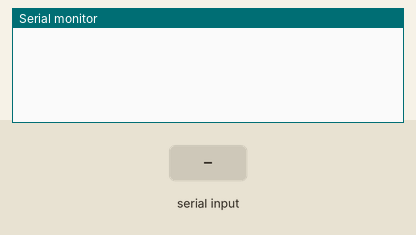
Recording of a sketch running on a simulated Arduino Mega 2560, built with avr-gcc and run on an emulated ATmega2560. Parts: the last lines printed to the serial monitor. The test bench sets the inputs (shaded band).

Above: at 1.2 s.
1.3 s: "<RESET>" received over the second serial link
At 2.2 s:
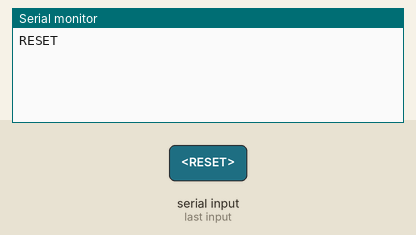
2.8 s: "<Reset>" received over the second serial link
At 3.4 s:
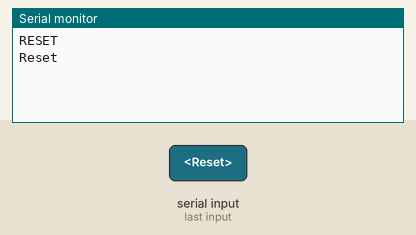
4.3 s: "<reset>" received over the second serial link
At 5.5 s:
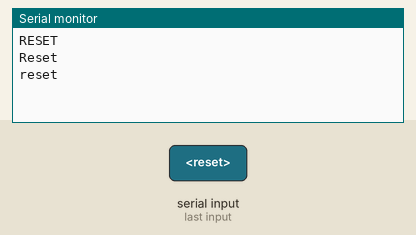
5.8 s: "<r>" received over the second serial link
At 6.9 s:
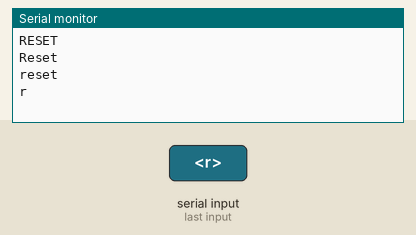

The sketch:

Teensy-toArduino_CORNBOT_IMU_FEEDTHROUGH_2024.ino
```cpp
//const byte numChars=32;
char receivedChars[200]; //array to store incoming commands from serial
char receivedChars2[10];
bool newRef=false; //check if command updated
bool newRef2=false;

void setup() {
  Serial1.begin(115200);
  Serial.begin(115200);
}

void loop() {
  readArduino();
  readMainSerialforReset();
}

void readArduino() {
  static bool recvInProgress=false;
  static byte ndx=0;
  char beginMarker = '<'; //required start Marker for command
  char endMarker = '>'; //required end Marker for command
  char rc;
  while (Serial1.available() > 0 && newRef == false) {
    rc=Serial1.read();
    if (recvInProgress==true) { //if the user has started entering new command
      if (rc != endMarker) { //and if that last character entered is not the terminating char
        receivedChars[ndx]=rc; //then add the character to our array
        ndx++; //increase the index
        //if (ndx >= numChars) {
        //  ndx = numChars -1;
        //}
      }
      else {
        receivedChars[ndx]='\0'; //terminate the string input
        recvInProgress = false;
        ndx=0; //reset to wait for next reference
        newRef=true; //tell the controller the reference has changed
      }
    }
    else if (rc==beginMarker) {
        recvInProgress=true; //user has started entering new command
    }
  }
  if (newRef==true) {
    Serial.println(receivedChars);
    receivedChars[0]='\0'; //reset the received character array
    newRef=false;
  }
}
void readMainSerialforReset() {
  static boolean recvInProgress2=false;
  static byte ndx2=0;
  char beginMarker2 = '<'; //required start Marker for command
  char endMarker2 = '>'; //required end Marker for command
  char rc2;
  while (Serial.available() > 0 && newRef2 == false) {
    rc2=Serial.read();
    if (recvInProgress2==true) { //if the user has started entering new command
      if (rc2 != endMarker2) { //and if that last character entered is not the terminating char
        receivedChars2[ndx2]=rc2; //then add the character to our array
        ndx2++; //increase the index
        //if (ndx >= numChars) {
        //  ndx = numChars -1;
        //}
      }
      else {
        receivedChars2[ndx2]='\0'; //terminate the string input
        recvInProgress2 = false;
        ndx2=0; //reset to wait for next reference
        newRef2=true; //tell the controller the reference has changed
      }
    }
    else if (rc2==beginMarker2) {
        recvInProgress2=true; //user has started entering new command
    }
  }
  if (newRef2==true) {
    if (strcmp(receivedChars2, "RESET")==0 || strcmp(receivedChars2, "Reset")==0 || strcmp(receivedChars2, "reset")==0 || strcmp(receivedChars2, "r")==0) {
      Serial1.print("<Reset>"); //send the reset command through to the Arduino
    }
    receivedChars2[0]='\0'; //reset the received character array
    newRef2=false;
  }
}
```

Measured:
- after the input at 1.3 s, the serial monitor: prints a new line at once (image 1)
- after the input at 2.8 s, the serial monitor: prints a new line at once (image 2)
- after the input at 4.3 s, the serial monitor: prints a new line at once (image 3)
- after the input at 5.8 s, the serial monitor: prints a new line at once (image 4)
